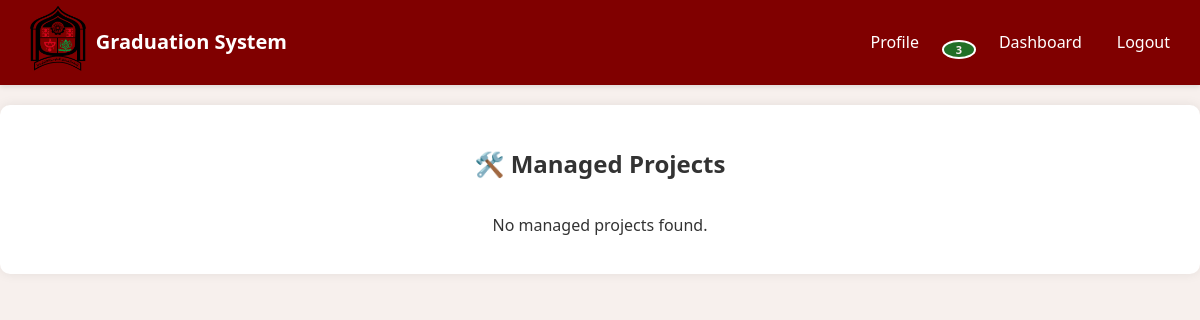
Before: /grade/manage-projects/ (signed in) with the older database file.
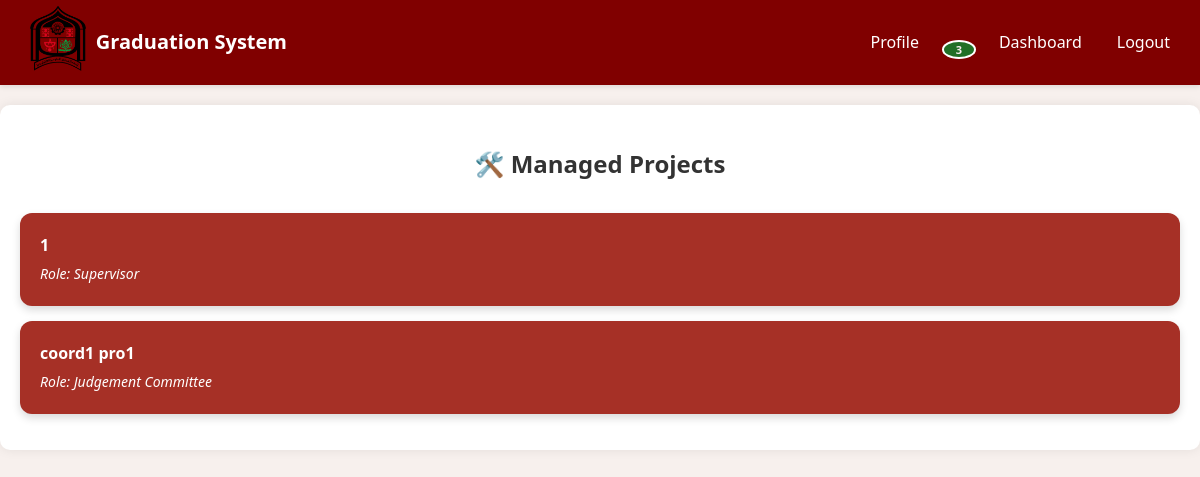
After: the same page with the newer database file.
### users/models.py (models this page shows, shortened)
class Role(models.Model):
    name = models.CharField(max_length=50, unique=True)

### project/models.py (models this page shows, shortened)
class Project(models.Model):
    name = models.CharField(max_length=200)
    description = models.TextField(blank=True, null=True)
    academic_year = models.CharField(max_length=20, blank=True, null=True)
    team_member_count = models.IntegerField(null=True)
    field = models.CharField(max_length=200, blank=True, null=True)
    department = models.ForeignKey(Department, on_delete=models.SET_NULL, blank=True, null=True)
    duration = models.IntegerField(blank=True, null=True)
    proposal = models.OneToOneField(ProjectProposal, on_delete=models.SET_NULL, blank=True, null=True, related_name='accepted_project')
    research_file = models.FileField(upload_to='research_files/', blank=True, null=True)
    show_research_to_students = models.BooleanField(default=False)
    supervisor = models.ForeignKey('users.Supervisor', on_delete=models.SET_NULL, null=True, blank=True, related_name='projects')
    coordinator = models.ForeignKey('users.Coordinator', on_delete=models.SET_NULL, null=True, blank=True, related_name='projects')

### grades/views.py (the view)
# urls.py: path('manage-projects/', views.manage_projects, name='manage_projects'),
@login_required
def manage_projects(request):
    user = request.user
    memberships = ProjectMembership.objects.filter(user=user).select_related('project', 'role')
    project_roles = [(membership.project.id, membership.project.name, membership.role.name) for membership in memberships]
    context = {
        'project_roles': project_roles,
    }
    return render(request, 'teacher/manage_projects.html', context)

### notifications/context_processors.py (called while the page is built)
def unread_notifications_count(request):
    if request.user.is_authenticated:
        count = Notification.objects.filter(recipient=request.user, read=False).count()
        return {'unread_notifications_count': count}
    return {'unread_notifications_count': 0}

### templates/teacher/manage_projects.html (shortened to what this page needs)
{% extends "base.html" %}
{% load static %}
{% block head %}
<link rel="stylesheet" href="{% static 'css/home.css' %}">
{% endblock %}
{% block content %}
{% include "navbar.html" %}
<div class="container">
    <h2>🛠️ Managed Projects</h2>
    {% if project_roles %}
        <ul class="project-list" style="list-style: none; padding: 0;">
            {% for project_id, project_name, role_name in project_roles %}
                <li>
                    <a href="{% url 'project_role_dashboard' project_id role_name %}" class="project-button">
                        <strong>{{ project_name }}</strong>
                        <span class="project-role">Role: {{ role_name }}</span>
                    </a>
                </li>
            {% endfor %}
        </ul>
    {% else %}
        <p>No managed projects found.</p>
    {% endif %}
</div>
{% endblock %}

Changed rows visible on the page:
added Role: project_roles "Supervisor"
added Project: project_roles "coord1 pro1"
added Role: project_roles "Judgement Committee"
Other visible differences:
new list line: "1 Role:"
new list line: "Role:"
text no longer shown: "No managed projects found."
